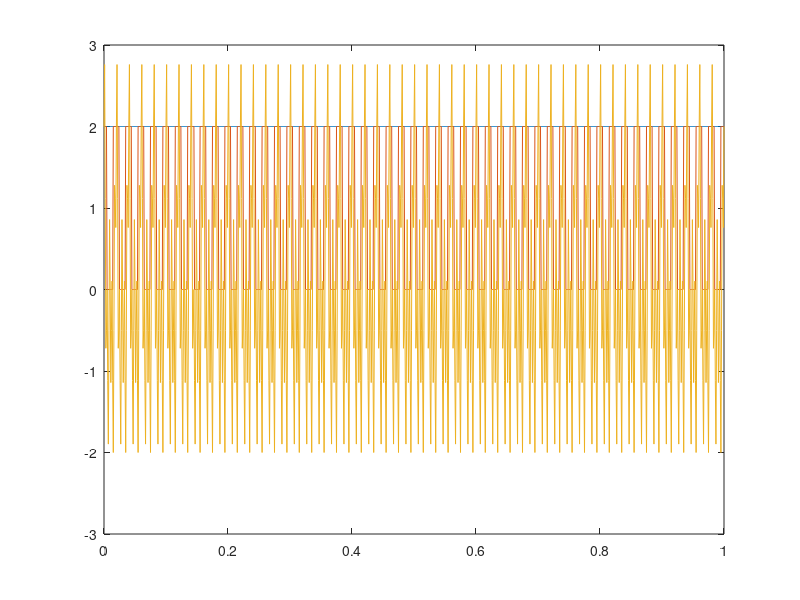

Write MATLAB code to recreate this figure.
%ERWTHMA 2
%Orizoume to tE[-10,10] ki to Dt=0.001 opote tha grapsoume
t=(0:.001:1);
%grafouem thn sunarthsh tou shmatos mas
x=cos(100*pi*t)+cos(200*pi*t)+sin(500*pi*t);
%ki kanoume to diagrama
%ERWTHMA 3
T=.01; %time_window=0.01
l=0:T:1; %time index
Fs=1/T; %sample rate to opoio isoutai me 1/T
N=length(l); %plithos twn sample "dots"
h=cos(100*pi*l)+cos(200*pi*l)+sin(500*pi*l);% our signal
ta=0:.001:1; %xronos anakataskevhs
y=zeros(N,length(ta)); %reconstruction vector
for i=1:N
 y(i,:)=h(i)*rectpuls(Fs*ta-i+1);
end

%ERWTHMA4
T=.1; %time_window=0.1
k=0:T:1; %time index
Fs=1/T; %sample rate to opoio isoutai me 1/T
N=length(k); %plithos twn sample "dots"
p=cos(100*pi*k)+cos(200*pi*k)+sin(500*pi*k);% our signal
taa=0:.001:1; %xronos anakataskevhs
m=zeros(N,length(taa)); %reconstruction vector
for i=1:N
 m(i,:)=p(i)*rectpuls(Fs*taa-i+1);
end
plot(taa,sum(m),ta,sum(y),t,x); %parousiash tou arxikouk ito uanakataskevasmenou shmmatos

